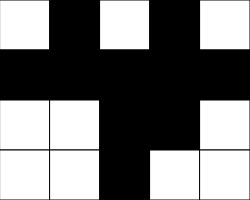
Frame 1 (no input)
Frame 60 (no input): identical to frame 1, image omitted
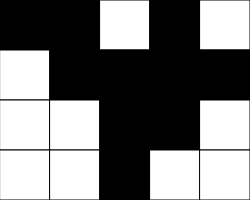
Frame 120 (the mouse pressed at the canvas centre since frame 60)

The p5.js sketch that drew these frames (run headless with seeded random() and noise() and a simulated clock; from frame 60 on, the mouse is pressed at the canvas centre):

// p5.js sketch
// ── sketch.js
// Puzzle Game Starter
// Assiya Boulfiza
// April 23, 2024
// Making a puzzle that takes in user input and resets each time and can help predit how good 
//your next move can be based on what you hover over


//let pattern = "plus"

let grid = 
[   [0,   255,  0,  255,  0],
    [0,   0,   255,  0,   0],
    [0,  255,  255,  0,  255],
    [255, 255,  0,  255, 255]
];

let squareSize = 50;
const NUM_ROWS = 4;
const NUM_COLS = 5;

let row;
let col;

function setup() {
  createCanvas(NUM_COLS*squareSize, NUM_ROWS*squareSize);
  //keyPressed();
  randomGrid();
}

function draw() {
  row = getCurrentY(); 
  col = getCurrentX();
  print(row, col);
  background(220);
  drawGrid();
  getCurrentX();
  checkWinCondition();
}

function flip(x, y){
  if(grid[y][x] === 0) grid[y][x] = 255;
  else grid[y][x] = 0;
}

function mousePressed(){
 
  if(mouseIsPressed && keyIsDown(SHIFT)){
    flip(col, row);
  }
  else{
     //always: flip the "current" tile
    flip(col, row);

  //depends a bit on position: flip 4 neighbours
  if(row < NUM_ROWS - 1) flip(col, row + 1); //top
  }
  
}

function getCurrentX(){
  //detrmine current column mouse is in and return it 
  let constrainX = constrain(mouseX, 0, width-1);
  return int(constrainX/squareSize)
}

function getCurrentY(){
  //determine current row of mouse and return it
  let constrainY = constrain(mouseY, 0, height-1);
  return int(constrainY/squareSize)
}

function drawGrid(){
  //read data from our 2d array (grid) and use the numbers there to set the colours of the squares 
  //which are arranged in a grid fashion 
  for(let y =0; y < NUM_ROWS; y++){
    for(let x = 0; x < NUM_COLS; x++){
      let fillValue = grid[y][x];
      fill(fillValue);

      // if (pattern === "plus") {
      //   if (x === col || y === row) {
      //     fill(0, 255, 0);
      //   }
      // } else if (pattern === "square") {
      //   if ((x - col) && (y - row)) {
      //     fill(0, 255, 0);
      //   }
      // }

      square(x * squareSize, y * squareSize, squareSize);
    }
  }
}

function checkWinCondition() {
  //initilaize it to true 
  let allZeroes = true;
  let allOnes = true;

  for(let y = 0; y < NUM_ROWS; y++){
    for(let x = 0; x < NUM_COLS; x++){
      //if not all zero's are equal to or set to zero then it is false, otherwise 
      // the statment will remain true and you will win
      if(grid[y][x] !== 0) {
        allZeroes = false;
      }
      if(grid[y][x] !== 255) {
        //same thing here as with zeros
        allOnes = false;
      }
    }
  }
  //if all either is true, print you win on screen
  if(allZeroes || allOnes === true) {
    textSize(40);
    fill(160, 32, 240);
    text("You Win!!!", 30, 110);
  }
}


function randomGrid() {
  //for the whole grid set the colors different everytime for each square, will be later 
  //called in setup so everytime the user goes to play the game, the puzzle is reset.
  for (let y = 0; y < NUM_ROWS; y++) {
    for (let x = 0; x < NUM_COLS; x++) {
      grid[y][x] = random([0, 255]); 
    }
  }
}
